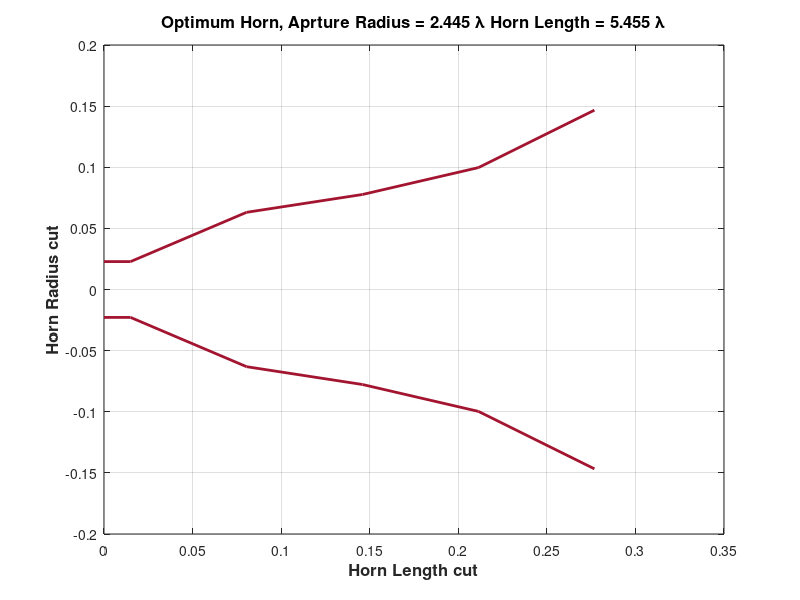

Source code (MATLAB): (Note: this script raises an error after producing the figure.)
%% Optimum design for -45dB return loss from pattern search optimization 
clear;
c0 = 3e8;
F = 5e9;
lamb = c0./F;
N = 5;
data = load('ga_V2L_ms3serv2_fl_V2.mat');
fmin = data.fmin2;

R = [fmin.r(1) fmin.r(1:N)];

% R = [0.02283 0.02283 0.06313 0.07772 0.09971 0.1467]; % From GA algo


% R = [0.02 0.02 0.02667 0.03333 0.04 0.04667 0.05333 0.06 0.06667 0.07333 0.09562 0.08667 0.09333 0.1009 0.1067 0.1156...
%     0.1491];
% N = length(R) - 1;
% Len = 0.3912;
% Len = fmin.r(N + 1);

Len = fmin.r(N+1);

l1 = lamb./4;
L = [l1 ones(1, N - 1)./N .* Len];

for i = 1:N
    L_axis(i) = sum(L(1:i));
end
L_axis = [0 L_axis];
figure;
plot(L_axis, R, 'LineWidth', 2, 'Color', [0.6350, 0.0780, 0.1840] );
hold on;
plot(L_axis, -R, 'LineWidth', 2, 'Color', [0.6350, 0.0780, 0.1840] );
title(['Optimum Horn, Aprture Radius = ', num2str(R(end)./lamb), ' \lambda ', 'Horn Length = ', num2str(Len./lamb), ' \lambda'], 'FontSize', 12, 'FontWeight', 'bold');
xlabel('Horn Length cut', 'FontSize', 12, 'FontWeight', 'bold');
ylabel('Horn Radius cut', 'FontSize', 12, 'FontWeight', 'bold');
grid on;

%% Iteration over the frequencies 

SP = [R(2:end) Len];

XMN_data = load('Xmn.mat');
str = XMN_data.Xmn;

fc_ = fc(R(2), 1, 1);

% <<<<<<< Updated upstream
% F = linspace(fc_(1)+fc_(1)./100, fc_(3), 20);
% =======
F = linspace(fc_(1)+fc_(1)./100, fc_(11), 50);
% >>>>>>> Stashed changes
% F = 5e9;
% objective = @(x) GSM_N_opt_allvar(SP(1:N), SP(N+1), x(1:length(F)), 0);
tic;
% parfor i = 1:length(F)
[RL, SRR] = GSM_N_opt_allvar_V2_freq_new(SP(1:N), SP(N+1), F, 20);


save('Ga_SRR', 'SRR');

time_used = toc;


figure;
plot(F*1e-9, RL, 'LineWidth', 2);grid on;
xlabel('Frequency (GHz)', 'FontSize', 16, 'FontWeight', 'bold');
ylabel('Return loss (dB)', 'FontSize', 16, 'FontWeight', 'bold');
title('RL of patternsearch algo', 'FontSize', 16, 'FontWeight', 'bold');
% RL1 = GSM_N_opt_allvar(SP(1:N), SP(N+1), 5e9, 20);
% end
